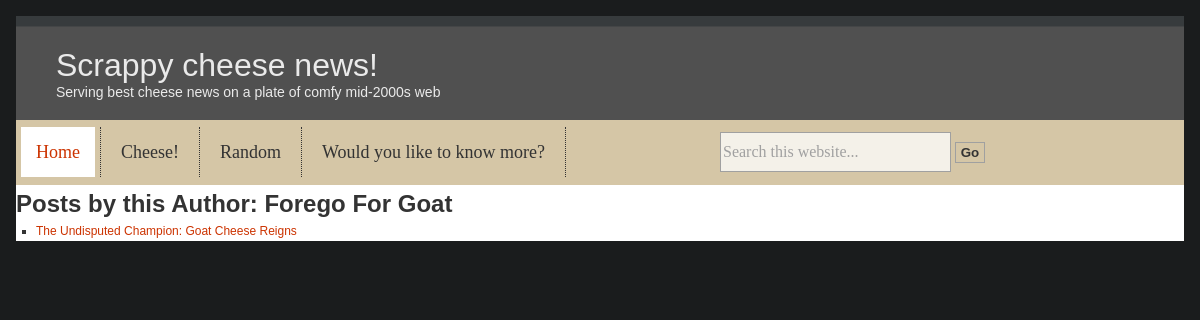
/authors/forego-for-goat/posts/, run on the app's committed database.
### news_site/models.py (models this page shows, shortened)
class Author(models.Model):
    first_name = models.CharField(_("First_Name"), max_length=50)
    last_name = models.CharField(_("Last_Name"), max_length=50)
    author_desc = models.CharField(_("Author_Decription"), max_length=500, default="")
    slug = models.SlugField(_("Slug"), unique=True, max_length=100, default="")
    def full_name(self):
        return f"{self.first_name} {self.last_name}"
    def __str__(self):
        return self.full_name()

class Post(models.Model):
    title = models.CharField(_("Title"), max_length=50)
    post_field = RichTextField(_("Post_Field"))
    date = models.DateField(auto_now=True)
    slug = models.SlugField(unique=True, db_index=True)
    author = models.ForeignKey(
        Author, on_delete=models.SET_NULL, null=True)
    site_origin = models.ForeignKey(Site, verbose_name=_("Site_Origin"), on_delete=models.SET_NULL, null=True)
    tag = models.ManyToManyField(Tag)
    image = models.ImageField(upload_to='post/', null=True)

### news_site/views.py (the view)
# urls.py: path('authors/<slug:author_slug>/posts/', views.author_posts, name='author_posts'),
def author_posts(request, author_slug):
    author = get_object_or_404(Author, slug=author_slug)
    posts = Post.objects.filter(author=author)
    context = {
        'author': author,
        'posts': posts,
    }
    return render(request, 'news_site/author_list.html', context)

### news_site/templates/news_site/author_list.html
{% extends 'base.html' %}
{% load static %}
{% block css_files %}
<link rel="stylesheet" href="{% static 'css/style.css' %}">
{% endblock %}
{% block content %}
<h2>Posts by this Author: {{ author }}</h2>
    <ul>
        {% for post in posts %}
            <li><a href="{% url 'post-detail-page' post.slug %}">{{ post.title }}</a></li>
        {% empty %}
            <li>No posts found.</li>
        {% endfor %}
</ul>
{% endblock %}

### static/css/style.css (style rules this page uses)
* { margin: 0; padding: 0; }
body { background-color: #1a1c1d; background-position: top center; margin: 0.5rem; padding: 0.5rem; font-family: Arial, Helvetica, sans-serif; color: #333333; }
a { text-decoration: none; }
a:link, a:visited { color: #cc3300; text-decoration: none; }
h1, h2, h3, h4, h5, h6 { font-family: Arial, Helvetica, sans-serif; color: #333333; margin-bottom: 0; margin-top: 0.3125rem; }
h1, h2 { margin-top: 0.3125rem; margin-bottom: 0.1875rem; }
ol, ul { font-family: Arial, Helvetica, sans-serif; font-size: 0.75rem; padding: 0; margin: 0; }
ul { list-style-type: square; }
ol li, ul li { margin-left: 1.25rem; color: #333333; line-height: 1.25rem; }

### data on the page
Author: first_name+last_name "Forego For Goat"
Post: title "The Undisputed Champion: Goat Cheese Reigns"
